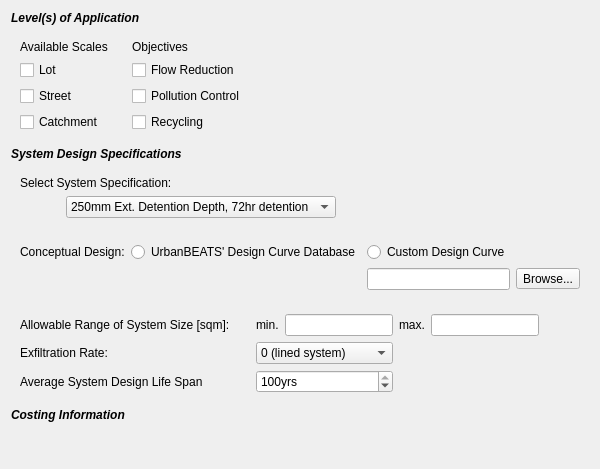
            <widget class="QWidget" name="scrollAreaWidgetContents_23">
             <property name="geometry">
              <rect>
               <x>0</x>
               <y>0</y>
               <width>534</width>
               <height>437</height>
              </rect>
             </property>
             <layout class="QVBoxLayout" name="verticalLayout_54">
              <item>
               <widget class="QLabel" name="label_5">
                <property name="text">
                 <string>&lt;html&gt;&lt;head/&gt;&lt;body&gt;&lt;p&gt;&lt;span style=&quot; font-weight:600; font-style:italic;&quot;&gt;Level(s) of Application&lt;/span&gt;&lt;/p&gt;&lt;/body&gt;&lt;/html&gt;</string>
                </property>
               </widget>
              </item>
              <item>
               <widget class="QWidget" name="widget_26" native="true">
                <layout class="QHBoxLayout" name="horizontalLayout_10">
                 <property name="leftMargin">
                  <number>0</number>
                 </property>
                 <property name="topMargin">
                  <number>0</number>
                 </property>
                 <property name="rightMargin">
                  <number>0</number>
                 </property>
                 <property name="bottomMargin">
                  <number>0</number>
                 </property>
                 <item>
                  <widget class="QWidget" name="widget_27" native="true">
                   <layout class="QGridLayout" name="gridLayout_21">
                    <item row="0" column="0">
                     <widget class="QLabel" name="BFscales_lbl_2">
                      <property name="text">
                       <string>Available Scales</string>
                      </property>
                     </widget>
                    </item>
                    <item row="1" column="0">
                     <widget class="QCheckBox" name="BFlot_check_2">
                      <property name="text">
                       <string>Lot</string>
                      </property>
                     </widget>
                    </item>
                    <item row="2" column="0">
                     <widget class="QCheckBox" name="BFstreet_check_2">
                      <property name="text">
                       <string>Street</string>
                      </property>
                     </widget>
                    </item>
                    <item row="3" column="0">
                     <widget class="QCheckBox" name="BFprec_check_2">
                      <property name="enabled">
                       <bool>true</bool>
                      </property>
                      <property name="text">
                       <string>Catchment</string>
                      </property>
                     </widget>
                    </item>
                   </layout>
                  </widget>
                 </item>
                 <item>
                  <widget class="QWidget" name="widget_28" native="true">
                   <layout class="QGridLayout" name="gridLayout_22">
                    <item row="0" column="0">
                     <widget class="QLabel" name="BFapps_lbl_2">
                      <property name="text">
                       <string>Objectives</string>
                      </property>
                     </widget>
                    </item>
                    <item row="1" column="0">
                     <widget class="QCheckBox" name="BFflow_check_2">
                      <property name="enabled">
                       <bool>true</bool>
                      </property>
                      <property name="text">
                       <string>Flow Reduction</string>
                      </property>
                     </widget>
                    </item>
                    <item row="2" column="0">
                     <widget class="QCheckBox" name="BFpollute_check_2">
                      <property name="text">
                       <string>Pollution Control</string>
                      </property>
                     </widget>
                    </item>
                    <item row="3" column="0">
                     <widget class="QCheckBox" name="BFrecycle_check_2">
                      <property name="enabled">
                       <bool>true</bool>
                      </property>
                      <property name="text">
                       <string>Recycling</string>
                      </property>
                     </widget>
                    </item>
                   </layout>
                  </widget>
                 </item>
                 <item>
                  <spacer name="horizontalSpacer_52">
                   <property name="orientation">
                    <enum>Qt::Horizontal</enum>
                   </property>
                   <property name="sizeHint" stdset="0">
                    <size>
                     <width>40</width>
                     <height>20</height>
                    </size>
                   </property>
                  </spacer>
                 </item>
                </layout>
               </widget>
              </item>
              <item>
               <widget class="QLabel" name="label_25">
                <property name="text">
                 <string>&lt;html&gt;&lt;head/&gt;&lt;body&gt;&lt;p&gt;&lt;span style=&quot; font-weight:600; font-style:italic;&quot;&gt;System Design Specifications&lt;/span&gt;&lt;/p&gt;&lt;/body&gt;&lt;/html&gt;</string>
                </property>
               </widget>
              </item>
              <item>
               <widget class="QWidget" name="widget_29" native="true">
                <layout class="QGridLayout" name="gridLayout_23">
                 <item row="0" column="0" colspan="2">
                  <widget class="QLabel" name="BFspecs_lbl_3">
                   <property name="whatsThis">
                    <string>&lt;html&gt;&lt;head/&gt;&lt;body&gt;&lt;p&gt;Low Flow Bypass = &lt;/p&gt;&lt;p&gt;High Flow Bypass = &lt;/p&gt;&lt;p&gt;Saturated hydraulic conductivity = 180mm/hr&lt;/p&gt;&lt;p&gt;TN content of filter media = &lt;/p&gt;&lt;p&gt;Orthophosphate content of filter media =&lt;/p&gt;&lt;p&gt;Overflow Weir Width = &lt;/p&gt;&lt;p&gt;&lt;br/&gt;&lt;/p&gt;&lt;p&gt;Unlined Filter Media Perimeter adjusted to maintain aspect ratio&lt;/p&gt;&lt;p&gt;Unlined filter media base&lt;/p&gt;&lt;p&gt;Vegetated with effective nutrient removal plants&lt;/p&gt;&lt;p&gt;Underdrain Present&lt;/p&gt;&lt;p&gt;Submerged Zone with Carbon Present, depth = 0.45m&lt;/p&gt;&lt;/body&gt;&lt;/html&gt;</string>
                   </property>
                   <property name="text">
                    <string>Select System Specification:</string>
                   </property>
                  </widget>
                 </item>
                 <item row="1" column="0">
                  <spacer name="horizontalSpacer_53">
                   <property name="orientation">
                    <enum>Qt::Horizontal</enum>
                   </property>
                   <property name="sizeType">
                    <enum>QSizePolicy::Fixed</enum>
                   </property>
                   <property name="sizeHint" stdset="0">
                    <size>
                     <width>40</width>
                     <height>20</height>
                    </size>
                   </property>
                  </spacer>
                 </item>
                 <item row="1" column="2">
                  <spacer name="horizontalSpacer_54">
                   <property name="orientation">
                    <enum>Qt::Horizontal</enum>
                   </property>
                   <property name="sizeHint" stdset="0">
                    <size>
                     <width>40</width>
                     <height>20</height>
                    </size>
                   </property>
                  </spacer>
                 </item>
                 <item row="1" column="1">
                  <widget class="QComboBox" name="WSURspecs_combo">
                   <item>
                    <property name="text">
                     <string>250mm Ext. Detention Depth, 72hr detention</string>
                    </property>
                   </item>
                   <item>
                    <property name="text">
                     <string>500mm Ext. Detention Depth, 72hr detention</string>
                    </property>
                   </item>
                   <item>
                    <property name="text">
                     <string>750mm Ext. Detention Depth, 72hr detention</string>
                    </property>
                   </item>
                   <item>
                    <property name="text">
                     <string>250mm Ext. Detention Depth, 48hr detention</string>
                    </property>
                   </item>
                   <item>
                    <property name="text">
                     <string>500mm Ext. Detention Depth, 48hr detention</string>
                    </property>
                   </item>
                   <item>
                    <property name="text">
                     <string>750mm Ext. Detention Depth, 48hr detention</string>
                    </property>
                   </item>
                  </widget>
                 </item>
                </layout>
               </widget>
              </item>
              <item>
               <widget class="QWidget" name="widget_30" native="true">
                <layout class="QGridLayout" name="gridLayout_24">
                 <item row="0" column="0">
                  <widget class="QLabel" name="BFdesigncurve_lbl_2">
                   <property name="text">
                    <string>Conceptual Design:</string>
                   </property>
                  </widget>
                 </item>
                 <item row="1" column="2">
                  <widget class="QLineEdit" name="BFdesigncurve_pathbox_2"/>
                 </item>
                 <item row="0" column="1">
                  <widget class="QRadioButton" name="radioButton_3">
                   <property name="text">
                    <string>UrbanBEATS' Design Curve Database</string>
                   </property>
                  </widget>
                 </item>
                 <item row="0" column="2">
                  <widget class="QRadioButton" name="radioButton_4">
                   <property name="text">
                    <string>Custom Design Curve</string>
                   </property>
                  </widget>
                 </item>
                 <item row="1" column="3">
                  <widget class="QToolButton" name="BFdesigncurve_browse_2">
                   <property name="enabled">
                    <bool>true</bool>
                   </property>
                   <property name="text">
                    <string>Browse...</string>
                   </property>
                  </widget>
                 </item>
                </layout>
               </widget>
              </item>
              <item>
               <widget class="QWidget" name="widget_31" native="true">
                <layout class="QGridLayout" name="gridLayout_25">
                 <item row="0" column="0">
                  <widget class="QLabel" name="BFminsize_lbl_2">
                   <property name="text">
                    <string>Allowable Range of System Size [sqm]:</string>
                   </property>
                  </widget>
                 </item>
                 <item row="1" column="0">
                  <widget class="QLabel" name="BFexfil_lbl_2">
                   <property name="text">
                    <string>Exfiltration Rate:</string>
                   </property>
                  </widget>
                 </item>
                 <item row="2" column="2" colspan="2">
                  <widget class="QSpinBox" name="BFavglifespin_2">
                   <property name="suffix">
                    <string>yrs</string>
                   </property>
                   <property name="minimum">
                    <number>5</number>
                   </property>
                   <property name="maximum">
                    <number>100</number>
                   </property>
                   <property name="singleStep">
                    <number>5</number>
                   </property>
                   <property name="value">
                    <number>100</number>
                   </property>
                  </widget>
                 </item>
                 <item row="1" column="2" colspan="2">
                  <widget class="QComboBox" name="BFexfil_combo_2">
                   <property name="whatsThis">
                    <string>&lt;!DOCTYPE HTML PUBLIC &quot;-//W3C//DTD HTML 4.0//EN&quot; &quot;http://www.w3.org/TR/REC-html40/strict.dtd&quot;&gt;
&lt;html&gt;&lt;head&gt;&lt;meta name=&quot;qrichtext&quot; content=&quot;1&quot; /&gt;&lt;style type=&quot;text/css&quot;&gt;
p, li { white-space: pre-wrap; }
&lt;/style&gt;&lt;/head&gt;&lt;body style=&quot; font-family:'MS Shell Dlg 2'; font-size:8.25pt; font-weight:400; font-style:normal;&quot;&gt;
&lt;p style=&quot; margin-top:0px; margin-bottom:0px; margin-left:0px; margin-right:0px; -qt-block-indent:0; text-indent:0px;&quot;&gt;&lt;span style=&quot; font-size:8pt;&quot;&gt;The likely exfiltration rate from the system (less than the theoretical maximum infiltration rate of the soil). Select this value based on performance data of systems in your city.&lt;/span&gt;&lt;/p&gt;&lt;/body&gt;&lt;/html&gt;</string>
                   </property>
                   <item>
                    <property name="text">
                     <string>0 (lined system)</string>
                    </property>
                   </item>
                   <item>
                    <property name="text">
                     <string>0.18 mm/hr</string>
                    </property>
                   </item>
                   <item>
                    <property name="text">
                     <string>0.36 mm/hr</string>
                    </property>
                   </item>
                   <item>
                    <property name="text">
                     <string>1.8 mm/hr</string>
                    </property>
                   </item>
                   <item>
                    <property name="text">
                     <string>3.6 mm/hr</string>
                    </property>
                   </item>
                  </widget>
                 </item>
                 <item row="0" column="2">
                  <widget class="QLabel" name="BFmaxsize_lbl_3">
                   <property name="text">
                    <string>min.</string>
                   </property>
                  </widget>
                 </item>
                 <item row="0" column="5">
                  <widget class="QLineEdit" name="BFmaxsize_box_2"/>
                 </item>
                 <item row="0" column="6">
                  <spacer name="horizontalSpacer_55">
                   <property name="orientation">
                    <enum>Qt::Horizontal</enum>
                   </property>
                   <property name="sizeHint" stdset="0">
                    <size>
                     <width>40</width>
                     <height>20</height>
                    </size>
                   </property>
                  </spacer>
                 </item>
                 <item row="0" column="3">
                  <widget class="QLineEdit" name="BFminsize_box_2"/>
                 </item>
                 <item row="0" column="4">
                  <widget class="QLabel" name="BFmaxsize_lbl_4">
                   <property name="text">
                    <string>max.</string>
                   </property>
                  </widget>
                 </item>
                 <item row="2" column="0">
                  <widget class="QLabel" name="BFavglifelbl_2">
                   <property name="text">
                    <string>Average System Design Life Span</string>
                   </property>
                  </widget>
                 </item>
                 <item row="0" column="1">
                  <spacer name="horizontalSpacer_56">
                   <property name="orientation">
                    <enum>Qt::Horizontal</enum>
                   </property>
                   <property name="sizeType">
                    <enum>QSizePolicy::Fixed</enum>
                   </property>
                   <property name="sizeHint" stdset="0">
                    <size>
                     <width>20</width>
                     <height>20</height>
                    </size>
                   </property>
                  </spacer>
                 </item>
                </layout>
               </widget>
              </item>
              <item>
               <widget class="QLabel" name="label_26">
                <property name="text">
                 <string>&lt;html&gt;&lt;head/&gt;&lt;body&gt;&lt;p&gt;&lt;span style=&quot; font-weight:600; font-style:italic;&quot;&gt;Costing Information&lt;/span&gt;&lt;/p&gt;&lt;/body&gt;&lt;/html&gt;</string>
                </property>
               </widget>
              </item>
              <item>
               <widget class="QWidget" name="widget_32" native="true">
                <property name="minimumSize">
                 <size>
                  <width>0</width>
                  <height>30</height>
                 </size>
                </property>
               </widget>
              </item>
             </layout>
            </widget>
